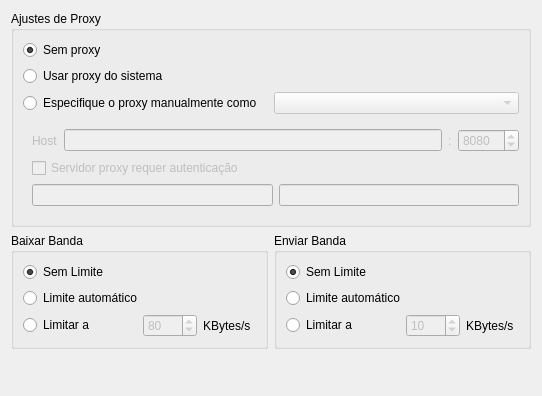
<?xml version="1.0" encoding="UTF-8"?>
<ui version="4.0">
 <class>OCC::NetworkSettings</class>
 <widget class="QWidget" name="OCC::NetworkSettings">
  <property name="geometry">
   <rect>
    <x>0</x>
    <y>0</y>
    <width>542</width>
    <height>396</height>
   </rect>
  </property>
  <property name="windowTitle">
   <string>Form</string>
  </property>
  <layout class="QGridLayout" name="gridLayout_3">
   <item row="0" column="0">
    <widget class="QGroupBox" name="proxyGroupBox">
     <property name="enabled">
      <bool>true</bool>
     </property>
     <property name="title">
      <string>Ajustes de Proxy</string>
     </property>
     <layout class="QGridLayout" name="gridLayout">
      <item row="0" column="0">
       <widget class="QRadioButton" name="noProxyRadioButton">
        <property name="text">
         <string>Sem proxy</string>
        </property>
        <property name="checked">
         <bool>true</bool>
        </property>
        <attribute name="buttonGroup">
         <string notr="true">proxyButtonGroup</string>
        </attribute>
       </widget>
      </item>
      <item row="1" column="0">
       <widget class="QRadioButton" name="systemProxyRadioButton">
        <property name="text">
         <string>Usar proxy do sistema</string>
        </property>
        <attribute name="buttonGroup">
         <string notr="true">proxyButtonGroup</string>
        </attribute>
       </widget>
      </item>
      <item row="2" column="0">
       <widget class="QRadioButton" name="manualProxyRadioButton">
        <property name="text">
         <string>Especifique o proxy manualmente como</string>
        </property>
        <attribute name="buttonGroup">
         <string notr="true">proxyButtonGroup</string>
        </attribute>
       </widget>
      </item>
      <item row="2" column="1">
       <widget class="QComboBox" name="typeComboBox">
        <property name="enabled">
         <bool>false</bool>
        </property>
       </widget>
      </item>
      <item row="3" column="0" colspan="2">
       <widget class="QWidget" name="manualSettings" native="true">
        <property name="enabled">
         <bool>false</bool>
        </property>
        <layout class="QVBoxLayout" name="verticalLayout">
         <property name="rightMargin">
          <number>0</number>
         </property>
         <item>
          <layout class="QHBoxLayout" name="horizontalLayout">
           <item>
            <widget class="QLabel" name="hostLabel">
             <property name="text">
              <string>Host</string>
             </property>
            </widget>
           </item>
           <item>
            <widget class="QLineEdit" name="hostLineEdit">
             <property name="sizePolicy">
              <sizepolicy hsizetype="MinimumExpanding" vsizetype="Fixed">
               <horstretch>0</horstretch>
               <verstretch>0</verstretch>
              </sizepolicy>
             </property>
             <property name="text">
              <string/>
             </property>
            </widget>
           </item>
           <item>
            <widget class="QLabel" name="label">
             <property name="text">
              <string>:</string>
             </property>
            </widget>
           </item>
           <item>
            <widget class="QSpinBox" name="portSpinBox">
             <property name="sizePolicy">
              <sizepolicy hsizetype="Maximum" vsizetype="Fixed">
               <horstretch>0</horstretch>
               <verstretch>0</verstretch>
              </sizepolicy>
             </property>
             <property name="minimum">
              <number>1</number>
             </property>
             <property name="maximum">
              <number>65535</number>
             </property>
             <property name="value">
              <number>8080</number>
             </property>
            </widget>
           </item>
          </layout>
         </item>
         <item>
          <widget class="QCheckBox" name="authRequiredcheckBox">
           <property name="enabled">
            <bool>false</bool>
           </property>
           <property name="text">
            <string>Servidor proxy requer autenticação</string>
           </property>
          </widget>
         </item>
         <item>
          <widget class="QWidget" name="authWidgets" native="true">
           <property name="enabled">
            <bool>false</bool>
           </property>
           <layout class="QHBoxLayout" name="horizontalLayout_2">
            <property name="leftMargin">
             <number>0</number>
            </property>
            <property name="topMargin">
             <number>0</number>
            </property>
            <property name="rightMargin">
             <number>0</number>
            </property>
            <property name="bottomMargin">
             <number>0</number>
            </property>
            <item>
             <widget class="QLineEdit" name="userLineEdit">
              <property name="text">
               <string/>
              </property>
             </widget>
            </item>
            <item>
             <widget class="QLineEdit" name="passwordLineEdit">
              <property name="text">
               <string/>
              </property>
              <property name="echoMode">
               <enum>QLineEdit::Password</enum>
              </property>
             </widget>
            </item>
           </layout>
          </widget>
         </item>
        </layout>
       </widget>
      </item>
     </layout>
    </widget>
   </item>
   <item row="1" column="0">
    <layout class="QHBoxLayout" name="horizontalLayout_5">
     <item>
      <widget class="QGroupBox" name="downloadBox">
       <property name="sizePolicy">
        <sizepolicy hsizetype="Preferred" vsizetype="Maximum">
         <horstretch>0</horstretch>
         <verstretch>0</verstretch>
        </sizepolicy>
       </property>
       <property name="title">
        <string>Baixar Banda</string>
       </property>
       <layout class="QGridLayout" name="gridLayout_2">
        <item row="3" column="0">
         <widget class="QRadioButton" name="downloadLimitRadioButton">
          <property name="text">
           <string>Limitar a</string>
          </property>
         </widget>
        </item>
        <item row="0" column="0" colspan="2">
         <widget class="QRadioButton" name="noDownloadLimitRadioButton">
          <property name="text">
           <string>Sem Limite</string>
          </property>
          <property name="checked">
           <bool>true</bool>
          </property>
         </widget>
        </item>
        <item row="4" column="0" colspan="2">
         <spacer name="verticalSpacer_2">
          <property name="orientation">
           <enum>Qt::Vertical</enum>
          </property>
          <property name="sizeHint" stdset="0">
           <size>
            <width>147</width>
            <height>25</height>
           </size>
          </property>
         </spacer>
        </item>
        <item row="3" column="1">
         <layout class="QHBoxLayout" name="horizontalLayout_3">
          <item>
           <widget class="QSpinBox" name="downloadSpinBox">
            <property name="enabled">
             <bool>false</bool>
            </property>
            <property name="maximum">
             <number>9999</number>
            </property>
            <property name="value">
             <number>80</number>
            </property>
           </widget>
          </item>
          <item>
           <widget class="QLabel" name="label_3">
            <property name="text">
             <string>KBytes/s</string>
            </property>
           </widget>
          </item>
         </layout>
        </item>
        <item row="1" column="0" colspan="2">
         <widget class="QRadioButton" name="autoDownloadLimitRadioButton">
          <property name="toolTip">
           <string>Limite a 3/4 da largura de banda estimada</string>
          </property>
          <property name="text">
           <string>Limite automático</string>
          </property>
         </widget>
        </item>
       </layout>
      </widget>
     </item>
     <item>
      <widget class="QGroupBox" name="uploadBox">
       <property name="sizePolicy">
        <sizepolicy hsizetype="Preferred" vsizetype="Maximum">
         <horstretch>0</horstretch>
         <verstretch>0</verstretch>
        </sizepolicy>
       </property>
       <property name="title">
        <string>Enviar Banda</string>
       </property>
       <layout class="QGridLayout" name="gridLayout_4">
        <item row="2" column="0">
         <widget class="QRadioButton" name="uploadLimitRadioButton">
          <property name="text">
           <string>Limitar a</string>
          </property>
         </widget>
        </item>
        <item row="1" column="0" colspan="2">
         <widget class="QRadioButton" name="autoUploadLimitRadioButton">
          <property name="toolTip">
           <string>Limite a 3/4 da largura de banda estimada</string>
          </property>
          <property name="text">
           <string>Limite automático</string>
          </property>
         </widget>
        </item>
        <item row="0" column="0" colspan="2">
         <widget class="QRadioButton" name="noUploadLimitRadioButton">
          <property name="text">
           <string>Sem Limite</string>
          </property>
          <property name="checked">
           <bool>true</bool>
          </property>
         </widget>
        </item>
        <item row="2" column="1">
         <layout class="QHBoxLayout" name="horizontalLayout_4">
          <item>
           <widget class="QSpinBox" name="uploadSpinBox">
            <property name="enabled">
             <bool>false</bool>
            </property>
            <property name="minimum">
             <number>1</number>
            </property>
            <property name="maximum">
             <number>9999</number>
            </property>
            <property name="value">
             <number>10</number>
            </property>
           </widget>
          </item>
          <item>
           <widget class="QLabel" name="label_4">
            <property name="text">
             <string>KBytes/s</string>
            </property>
           </widget>
          </item>
         </layout>
        </item>
       </layout>
       <zorder>autoUploadLimitRadioButton</zorder>
       <zorder>uploadLimitRadioButton</zorder>
       <zorder>noUploadLimitRadioButton</zorder>
      </widget>
     </item>
    </layout>
   </item>
   <item row="2" column="0">
    <spacer name="verticalSpacer">
     <property name="orientation">
      <enum>Qt::Vertical</enum>
     </property>
     <property name="sizeHint" stdset="0">
      <size>
       <width>20</width>
       <height>0</height>
      </size>
     </property>
    </spacer>
   </item>
  </layout>
 </widget>
 <resources/>
 <connections>
  <connection>
   <sender>downloadLimitRadioButton</sender>
   <signal>toggled(bool)</signal>
   <receiver>downloadSpinBox</receiver>
   <slot>setEnabled(bool)</slot>
   <hints>
    <hint type="sourcelabel">
     <x>73</x>
     <y>69</y>
    </hint>
    <hint type="destinationlabel">
     <x>131</x>
     <y>78</y>
    </hint>
   </hints>
  </connection>
  <connection>
   <sender>uploadLimitRadioButton</sender>
   <signal>toggled(bool)</signal>
   <receiver>uploadSpinBox</receiver>
   <slot>setEnabled(bool)</slot>
   <hints>
    <hint type="sourcelabel">
     <x>322</x>
     <y>101</y>
    </hint>
    <hint type="destinationlabel">
     <x>411</x>
     <y>106</y>
    </hint>
   </hints>
  </connection>
 </connections>
 <buttongroups>
  <buttongroup name="proxyButtonGroup"/>
 </buttongroups>
</ui>
